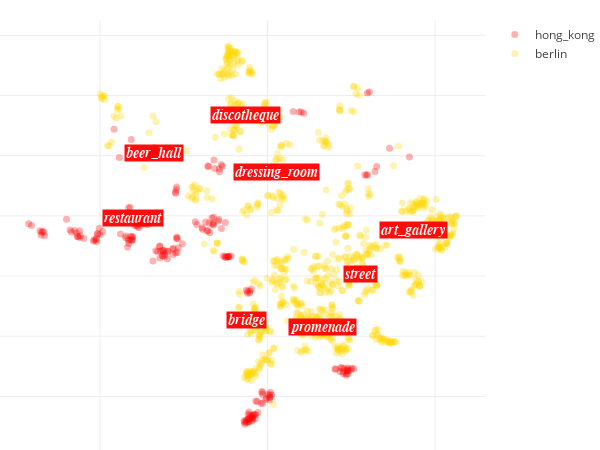

Notebook source saved alongside this figure:
### Code cell
def locations_scatter_plot(locs_x, locs_y, 
                           opposite_locs_x,opposite_locs_y,
                          locs_labels, opposite_locs_labels):
    MARKER_OPACITY = 0.3
    PLOT_HEIGHT = 450
    PLOT_WIDTH = 600
    TARGET_COLOR = 'red'#'turquoise'#'#ff4848'
    OPPOSITE_COLOR = 'gold'#'lightskyblue'#'gold'
    MARGIN = dict(l=0, r=30, b=0, t=20)
    
    
    def create_scatter(x, y, colors, labels, name, marker):
        return go.Scatter(x=x, y=y,
                          mode='markers',
                          hoverinfo='text', 
                          text=labels, name=name,
                          marker=dict(size=7, symbol=marker, opacity=MARKER_OPACITY, 
                                       color=colors))
    
    annotations = []
    
    for l, x, y in zip(tag_labels, [x[0] for x in tag_labels_coordinates], 
                       [x[1] for x in tag_labels_coordinates]):
        annotations.append(
            go.Annotation(
                x = x, y = y, 
                xanchor = "center",
                showarrow = False, opacity=0.95,
                text = "<i><b>{}".format(l),#"<b><i>{}".format(l),
                bgcolor=TARGET_COLOR, # 414141
                font = dict(size = 14, color = 'white', family='arial')))
    
    data = [create_scatter(locs_x, locs_y, TARGET_COLOR, 
                           locs_labels, CITY, None),
            create_scatter(opposite_locs_x, opposite_locs_y, 
                           OPPOSITE_COLOR, opposite_locs_labels, 
                           opposite_city, None)]

    axis_style = dict(showticklabels=False, zeroline=False)
    layout = go.Layout(height=PLOT_HEIGHT, width=PLOT_WIDTH,
                        margin=MARGIN, hovermode='closest',
                        xaxis=axis_style, yaxis=axis_style)
    
    fig = go.Figure(data=data, layout=layout)
    fig['layout']['annotations'] = annotations
    py.iplot(fig, show_link=False)


locations_scatter_plot(np.array(visual_data[0])[indexes_target],
                       np.array(visual_data[1])[indexes_target], 
                       np.array(visual_data[0])[indexes_opposite],
                       np.array(visual_data[1])[indexes_opposite],
                       labels[indexes_target], labels[indexes_opposite])

### Figure 1 — Plotly figure (JSON) as saved in the notebook; plotly's stock layout.template omitted (floating-point values rounded to 4 significant figures; data arrays with more than 128 entries replaced by an {"elided": "..."} marker saying what was removed)
{"data": [{"hoverinfo": "text", "marker": {"color": "red", "opacity": 0.3, "size": 7}, "mode": "markers", "name": "hong_kong", "text": {"elided": "221 str values"}, "type": "scatter", "uid": "de250c92-2b0b-11e9-b1b4-3c15c2cf2370", "x": {"elided": "221 float values"}, "y": {"elided": "221 float values"}}, {"hoverinfo": "text", "marker": {"color": "gold", "opacity": 0.3, "size": 7}, "mode": "markers", "name": "berlin", "text": {"elided": "815 str values"}, "type": "scatter", "uid": "de251cfa-2b0b-11e9-be1a-3c15c2cf2370", "x": {"elided": "815 float values"}, "y": {"elided": "815 float values"}}], "layout": {"annotations": [{"bgcolor": "red", "font": {"color": "white", "family": "arial", "size": 14}, "opacity": 0.95, "showarrow": false, "text": "<i><b>restaurant", "x": -40.28, "xanchor": "center", "y": -0.5324}, {"bgcolor": "red", "font": {"color": "white", "family": "arial", "size": 14}, "opacity": 0.95, "showarrow": false, "text": "<i><b>street", "x": 27.66, "xanchor": "center", "y": -19.25}, {"bgcolor": "red", "font": {"color": "white", "family": "arial", "size": 14}, "opacity": 0.95, "showarrow": false, "text": "<i><b>discotheque", "x": -6.599, "xanchor": "center", "y": 33.68}, {"bgcolor": "red", "font": {"color": "white", "family": "arial", "size": 14}, "opacity": 0.95, "showarrow": false, "text": "<i><b>promenade", "x": 16.24, "xanchor": "center", "y": -36.85}, {"bgcolor": "red", "font": {"color": "white", "family": "arial", "size": 14}, "opacity": 0.95, "showarrow": false, "text": "<i><b>art_gallery", "x": 43.59, "xanchor": "center", "y": -4.734}, {"bgcolor": "red", "font": {"color": "white", "family": "arial", "size": 14}, "opacity": 0.95, "showarrow": false, "text": "<i><b>bridge", "x": -6.356, "xanchor": "center", "y": -34.45}, {"bgcolor": "red", "font": {"color": "white", "family": "arial", "size": 14}, "opacity": 0.95, "showarrow": false, "text": "<i><b>dressing_room", "x": 2.579, "xanchor": "center", "y": 14.58}, {"bgcolor": "red", "font": {"color": "white", "family": "arial", "size": 14}, "opacity": 0.95, "showarrow": false, "text": "<i><b>beer_hall", "x": -33.83, "xanchor": "center", "y": 20.76}], "height": 450, "hovermode": "closest", "margin": {"b": 0, "l": 0, "r": 30, "t": 20}, "width": 600, "xaxis": {"showticklabels": false, "zeroline": false}, "yaxis": {"showticklabels": false, "zeroline": false}}}
